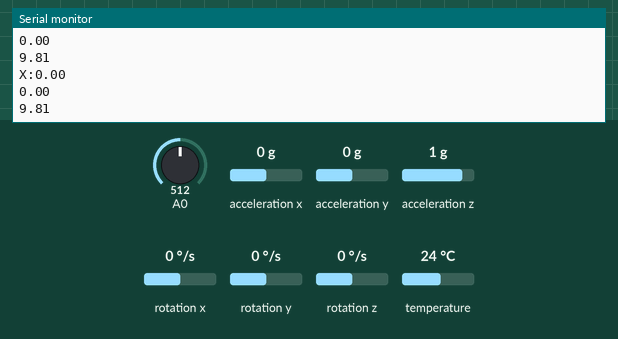
Simulated run of this sketch. Board: ESP8266 (NodeMCU). Shown: the last lines printed to the serial monitor. Inputs (shaded band) come from the test bench; at power-on: acceleration x 0 g, acceleration y 0 g, acceleration z 1 g, A0 = 512, rotation x 0 °/s, rotation y 0 °/s, rotation z 0 °/s, temperature 24 °C.

Above: at 1.2 s.
1.3 s: acceleration x set to -1.4 g
At 1.39 s:
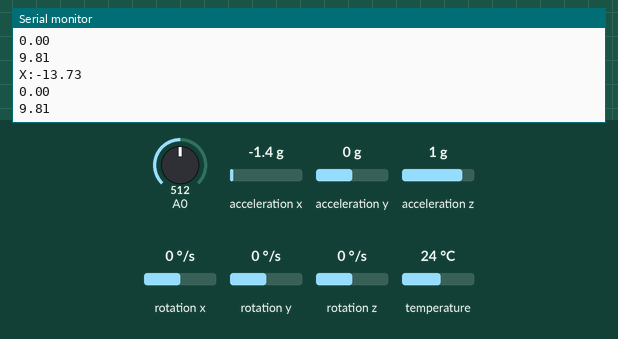
2.8 s: acceleration y set to -1.4 g
At 2.93 s:
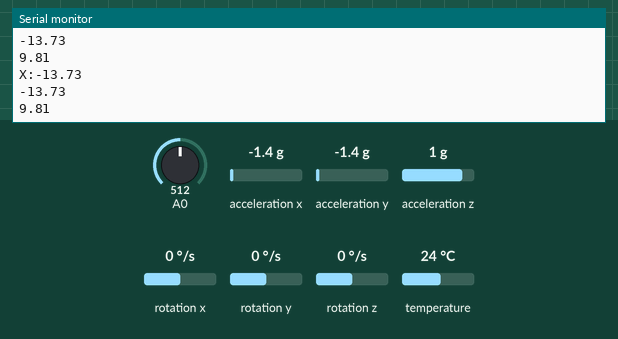
4.3 s: acceleration z set to -0.8 g
At 4.37 s:
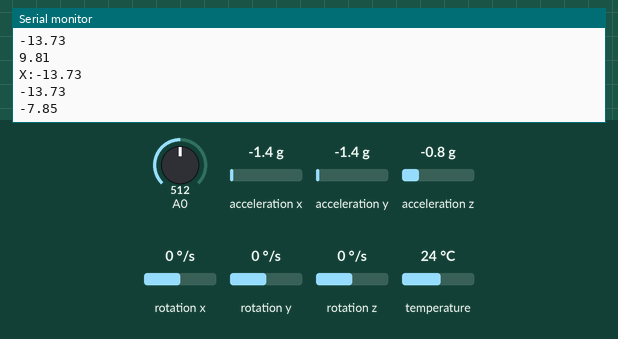
Timing chart, 0 to 7.3 s (numbered marks = the images above; inputs shaded):
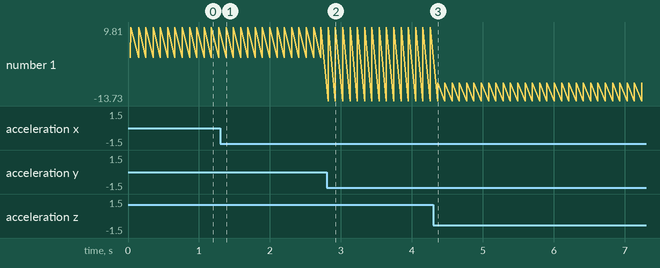

Measured:
- after the input at 1.3 s, the serial monitor: prints a new line after 0.08 s (image 1)
- after the input at 2.8 s, the serial monitor: prints a new line at once (image 2)
- after the input at 4.3 s, the serial monitor: prints a new line after 0.06 s (image 3)
- plotted number 1: 9.81 → -7.85 after the input at 4.3 s

The sketch:

client.ino
```cpp
#include<Wire.h>
#include <ESP8266WiFi.h>
#include <espnow.h>
#include <Adafruit_MPU6050.h>
#include <Adafruit_Sensor.h>
#include <Wire.h>
Adafruit_MPU6050 mpu;

//接收方MAC地址 根据自己的板子修改
uint8_t broadcastAddress[] = {0xE8,0xDB,0x84,0x96,0x72,0x17};

// 0x24, 0xD7, 0xEB, 0xC8, 0xE5, 0xA5  me

typedef struct XYZ{
  float X;
  float Y;
  float Z;
//  int head;
}XYZ;
XYZ ss;
XYZ s;
int fsrpin=0;

void OnDataSent(uint8_t *mac_addr, uint8_t sendStatus) {
//  Serial.print("Last Packet Send Status: ");
  if (sendStatus == 0){
//    Serial.println("Delivery success");
  }
  else{
//    Serial.println("Delivery fail");
  }
}
void setup() {
  // put your setup code here, to run once:
  Serial.begin(9600);

//mpu初始化
if (!mpu.begin()) {
    Serial.println("Failed to find MPU6050 chip");
    while (1) {
      delay(10);
    }
  }
  Serial.println("MPU6050 Found!");
mpu.setAccelerometerRange(MPU6050_RANGE_8_G);
Serial.print("Accelerometer range set to: ");
mpu.getAccelerometerRange();
mpu.setGyroRange(MPU6050_RANGE_500_DEG);
Serial.print("Gyro range set to: ");
mpu.getGyroRange();
mpu.setFilterBandwidth(MPU6050_BAND_21_HZ);
Serial.print("Filter bandwidth set to: ");
mpu.getFilterBandwidth();

  WiFi.mode(WIFI_STA);

  //立即初始化ESP
  if (esp_now_init() != 0) {
//    Serial.println("Error initializing ESP-NOW");
    return;
  }

  //设置ESP8266角色  ESP_NOW_ROLE_CONTROLLER， ESP_NOW_ROLE_SLAVE，
  //ESP_NOW_ROLE_COMBO， ESP_NOW_ROLE_MAX。
  esp_now_set_self_role(ESP_NOW_ROLE_CONTROLLER);
  //先前创建的功能。
  esp_now_register_send_cb(OnDataSent);

  //与另一个ESP-NOW设备配对以发送数据
  esp_now_add_peer(broadcastAddress, ESP_NOW_ROLE_SLAVE, 1, NULL, 0);
}

void loop() {

  answer2();
  Serial.print("X:");
  Serial.println(s.X);
  Serial.println(s.Y);
  Serial.println(s.Z);
  esp_now_send(broadcastAddress, (uint8_t *) &s, sizeof(s));
  delay(100);
}

void getdata1(){
  byte b[sizeof(ss)];
  if(Serial.available()){
    for(int i=0;i<sizeof(ss);++i){
        b[i]=Serial.read();
//        delay(5);
      }
     memcpy(&s,b,sizeof(ss));
  }
}

void getdata2(){
  Serial.println("a");
  s.X=(int)Serial.read();
  Serial.println("b");
  s.Y=(int)Serial.read();
  Serial.println("c");
  s.Z=(int)Serial.read();
  delay(20);
}
void answer2(){
  float fsrReading = analogRead(fsrpin);
  sensors_event_t a, g, temp;
  mpu.getEvent(&a, &g, &temp);
  s.X=a.acceleration.x;
  s.Y=a.acceleration.y;
  s.Z=fsrReading;
  //  s.head=0;
  s.Z = a.acceleration.z;
//  Serial.println(s.X);
}
```
